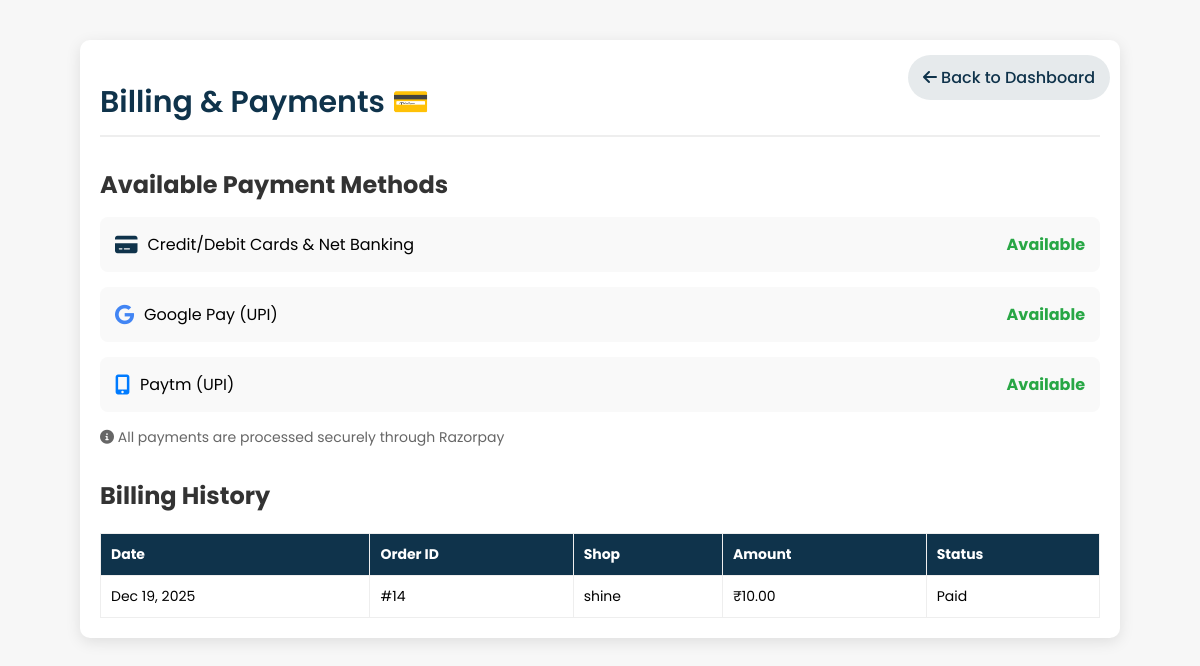
Page /billing/ (signed in) on the earlier database version.
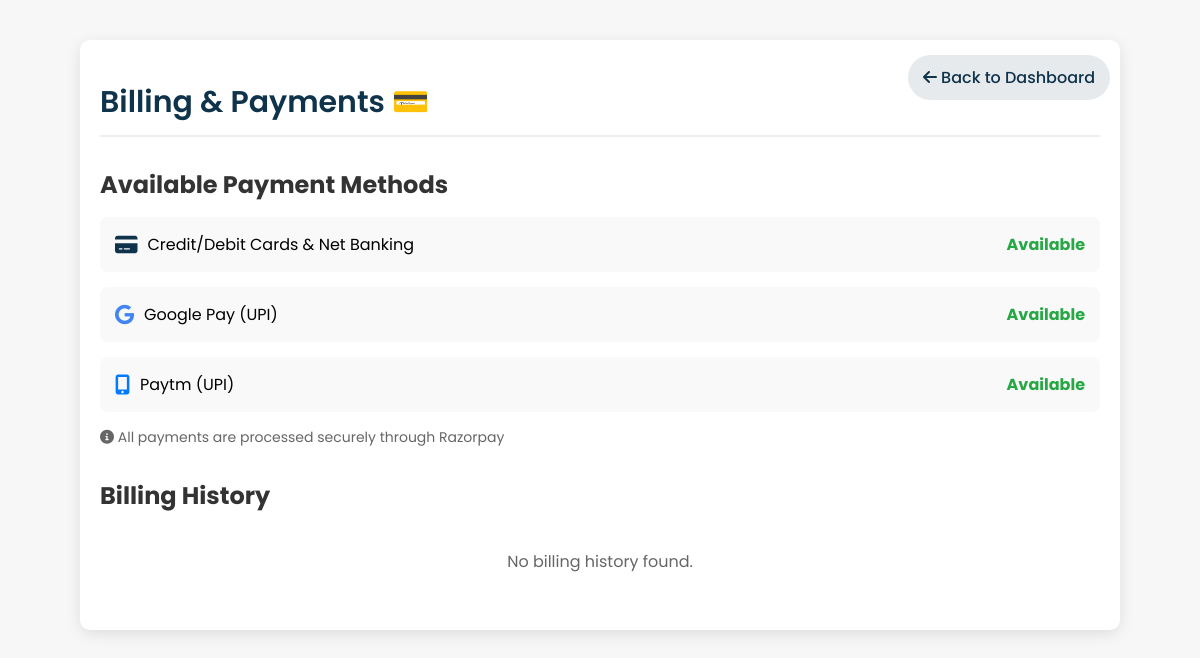
Same page on the later database version.
### shop/models.py (models this page shows, shortened)
class Order(models.Model):
    STATUS_CHOICES = [
        ('Pending', 'Pending'),
        ('Washing', 'Washing'),
        ('Drying', 'Drying'),
        ('Ironing', 'Ironing'),
        ('Ready', 'Ready for Pickup'),
        ('Completed', 'Completed'),
    ]
    PAYMENT_CHOICES = [
        ('Pending', 'Pending'),
        ('Completed', 'Completed'),
    ]
    user = models.ForeignKey(User, on_delete=models.CASCADE)
    shop = models.ForeignKey(LaundryShop, on_delete=models.CASCADE)
    branch = models.ForeignKey(Branch, on_delete=models.CASCADE, blank=True, null=True)
    amount = models.DecimalField(max_digits=10, decimal_places=2)
    cloth_status = models.CharField(max_length=20, choices=STATUS_CHOICES, default='Pending')
    payment_status = models.CharField(max_length=20, choices=PAYMENT_CHOICES, default='Pending')
    pickup_date = models.DateTimeField(blank=True, null=True)
    delivery_date = models.DateTimeField(blank=True, null=True)
    delivery_name = models.CharField(max_length=100, blank=True)
    delivery_address = models.TextField(blank=True)
    delivery_phone = models.CharField(max_length=15, blank=True)
    special_instructions = models.TextField(blank=True)
    created_at = models.DateTimeField(default=timezone.now)
    delay_notified = models.BooleanField(default=False)
    thank_you_sent = models.BooleanField(default=False)
    platform_commission = models.DecimalField(max_digits=10, decimal_places=2, default=0, help_text="Platform commission amount")
    shop_amount = models.DecimalField(max_digits=10, decimal_places=2, default=0, help_text="Amount to be transferred to shop")
    razorpay_payment_id = models.CharField(max_length=100, blank=True, null=True, help_text="Razorpay payment ID")
    razorpay_order_id = models.CharField(max_length=100, blank=True, null=True, help_text="Razorpay order ID")
    transfer_id = models.CharField(max_length=100, blank=True, null=True, help_text="Razorpay transfer ID to shop")
    transfer_status = models.CharField(max_length=50, default='Pending', help_text="Status of transfer to shop")

class LaundryShop(models.Model):
    name = models.CharField(max_length=100, unique=True)
    email = models.EmailField(unique=True)
    password = models.CharField(max_length=128, blank=True)
    address = models.TextField(blank=True)
    phone = models.CharField(max_length=15, blank=True)
    city = models.CharField(max_length=100, blank=True)
    latitude = models.FloatField(blank=True, null=True)
    longitude = models.FloatField(blank=True, null=True)
    is_approved = models.BooleanField(default=False)
    is_open = models.BooleanField(default=True)
    created_at = models.DateTimeField(default=timezone.now)
    razorpay_account_id = models.CharField(
        max_length=100,
        blank=True,
        null=True,
        help_text="Razorpay Account ID for marketplace payments"
    )
    razorpay_key_id = models.CharField(
        max_length=100,
        blank=True,
        null=True,
        help_text="Razorpay Key ID for shop payments"
    )
    razorpay_key_secret = models.CharField(
        max_length=100,
        blank=True,
        null=True,
        help_text="Razorpay Key Secret for shop payments"
    )
    bank_account_holder_name = models.CharField(
        max_length=100,
        blank=True,
        null=True,
        help_text="Account holder name as per bank records"
    )
    bank_account_number = models.CharField(
        max_length=50,
        blank=True,
        null=True,
        help_text="Bank account number"
    )
    bank_ifsc_code = models.CharField(
        max_length=11,
        blank=True,
        null=True,
        help_text="IFSC code (e.g., HDFC0001234)"
    )
    bank_name = models.CharField(
        max_length=100,
        blank=True,
        null=True,
        help_text="Bank name (e.g., HDFC Bank, SBI)"
    )
    bank_branch = models.CharField(
        max_length=100,
        blank=True,
        null=True,
        help_text="Bank branch name"
    )
    bank_account_type = models.CharField(
        max_length=20,
        choices=[
            ('Savings', 'Savings'),
            ('Current', 'Current'),
        ],
        blank=True,
        null=True,
        help_text="Type of bank account"
    )

### shop/views.py (the view)
# urls.py: path("billing/", views.billing_payments, name="billing"),
@login_required
def billing_payments(request):
    user_orders = Order.objects.filter(
        user=request.user,
        payment_status='Completed'  # Only show paid orders
    ).order_by('-created_at')
    return render(request, 'billing.html', {'orders': user_orders})

### shop/templates/billing.html (shortened to what this page needs)
{% load static %}
<!DOCTYPE html>
<html lang="en">
<head>
    <link rel="stylesheet" href="https://cdnjs.cloudflare.com/ajax/libs/font-awesome/6.0.0-beta3/css/all.min.css">
</head>
<body>
    <div class="page-container">
        <a href="{% url 'dashboard' %}" class="back-btn">
            <i class="fas fa-arrow-left"></i> Back to Dashboard
        </a>
        <h1 class="page-header">Billing & Payments 💳</h1>
        <div class="payment-section">
            <h2 class="section-title">Available Payment Methods</h2>
            <div class="payment-method-card">
                <div style="display: flex; align-items: center; gap: 10px;">
                    <i class="fas fa-credit-card" style="color: #0f334bff; font-size: 20px;"></i>
                    <span>Credit/Debit Cards & Net Banking</span>
                </div>
                <span style="color: #28a745; font-weight: bold;">Available</span>
            </div>
            <div class="payment-method-card">
                <div style="display: flex; align-items: center; gap: 10px;">
                    <i class="fab fa-google" style="color: #4285f4; font-size: 20px;"></i>
                    <span>Google Pay (UPI)</span>
                </div>
                <span style="color: #28a745; font-weight: bold;">Available</span>
            </div>
            <div class="payment-method-card">
                <div style="display: flex; align-items: center; gap: 10px;">
                    <i class="fas fa-mobile-alt" style="color: #007bff; font-size: 20px;"></i>
                    <span>Paytm (UPI)</span>
                </div>
                <span style="color: #28a745; font-weight: bold;">Available</span>
            </div>
            <p style="margin-top: 15px; color: #666; font-size: 14px;">
                <i class="fas fa-info-circle"></i> All payments are processed securely through Razorpay
            </p>
        </div>
        <div class="billing-history">
            <h2 class="section-title">Billing History</h2>
            {% if orders %}
            <table class="history-table">
                <thead>
                    <tr>
                        <th>Date</th>
                        <th>Order ID</th>
                        <th>Shop</th>
                        <th>Amount</th>
                        <th>Status</th>
                    </tr>
                </thead>
                <tbody>
                    {% for order in orders %}
                    <tr>
                        <td>{{ order.created_at|date:"M d, Y" }}</td>
                        <td>#{{ order.id }}</td>
                        <td>{{ order.shop.name }}</td>
                        <td>₹{{ order.amount }}</td>
                        <td>
                            {% if order.cloth_status == 'Completed' %}
                                Paid
                            {% else %}
                                {{ order.get_cloth_status_display }}
                            {% endif %}
                        </td>
                    </tr>
                    {% endfor %}
                </tbody>
            </table>
            {% else %}
            <p style="text-align: center; color: #666; padding: 20px;">No billing history found.</p>
            {% endif %}
        </div>
    </div>
</body>
</html>

Differences in the rows shown:
removed Order: created_at "Dec 19, 2025", id "14", shop.name "shine", amount "10.00", cloth_status "Paid"
Other differences:
text no longer shown: "Date Order ID Shop Amount Status"
text now shown: "No billing history found."
